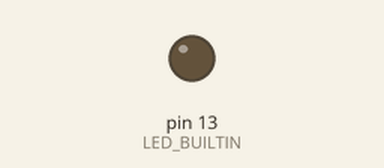
Simulated run of this sketch. Board: Arduino Uno, built with avr-gcc and run on an emulated ATmega328P. Shown: output pins drawn as LEDs (lit = HIGH).

Above: at 1.3 s.
At 3.5 s:
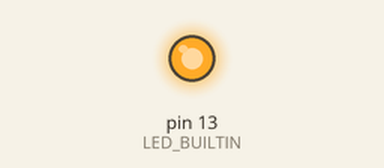
Timing chart, 0 to 8.8 s (numbered marks = the images above):
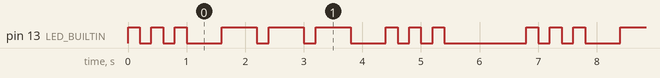

Measured:
- by itself, pin 13 (LED_BUILTIN): repeats every 6.8 s: 2 × (LOW 0.20 s, HIGH 0.20 s), LOW 0.60 s, 2 × (HIGH 0.60 s, LOW 0.20 s), HIGH 0.60 s, LOW 0.60 s, 2 × (HIGH 0.20 s, LOW 0.20 s), HIGH 0.20 s, LOW 1.4 s, HIGH 0.20 s
- by itself, everything shown: repeats every 6.8 s, in 18 steps

The sketch:

sos-morse.ino
```cpp
// Reference solution: SOS on the L LED. Dot 200 ms, dash 600 ms, 200 ms between marks, 600 ms between
// letters, 1400 ms between repeats.
const int DOT = 200;

void mark(int ms, int gap) {
  digitalWrite(LED_BUILTIN, HIGH);
  delay(ms);
  digitalWrite(LED_BUILTIN, LOW);
  delay(gap);
}

void letter(int ms) {
  mark(ms, DOT);
  mark(ms, DOT);
  mark(ms, 0);
}

void setup() {
  pinMode(LED_BUILTIN, OUTPUT);
}

void loop() {
  letter(DOT);
  delay(3 * DOT);
  letter(3 * DOT);
  delay(3 * DOT);
  letter(DOT);
  delay(7 * DOT);
}
```
